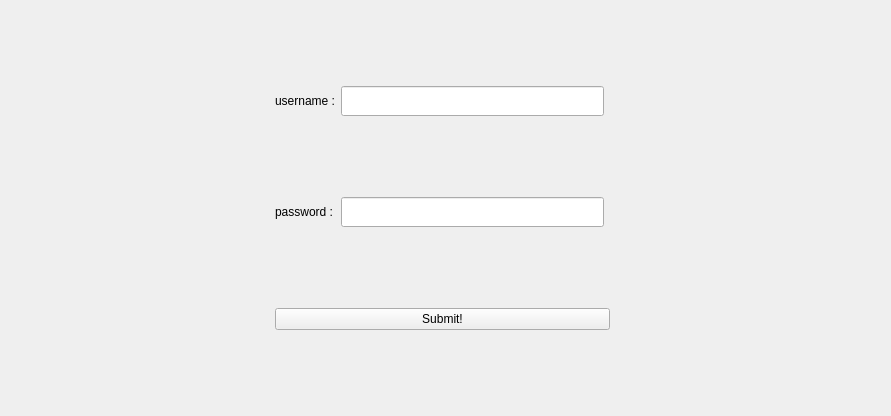
<?xml version="1.0" encoding="UTF-8"?>
<ui version="4.0">
 <class>loginui</class>
 <widget class="QWidget" name="loginui">
  <property name="geometry">
   <rect>
    <x>0</x>
    <y>0</y>
    <width>891</width>
    <height>416</height>
   </rect>
  </property>
  <property name="windowTitle">
   <string>Form</string>
  </property>
  <layout class="QGridLayout" name="gridLayout">
   <item row="0" column="3" colspan="2">
    <spacer name="horizontalSpacer">
     <property name="orientation">
      <enum>Qt::Horizontal</enum>
     </property>
     <property name="sizeHint" stdset="0">
      <size>
       <width>267</width>
       <height>20</height>
      </size>
     </property>
    </spacer>
   </item>
   <item row="0" column="0">
    <spacer name="horizontalSpacer_2">
     <property name="orientation">
      <enum>Qt::Horizontal</enum>
     </property>
     <property name="sizeHint" stdset="0">
      <size>
       <width>261</width>
       <height>20</height>
      </size>
     </property>
    </spacer>
   </item>
   <item row="0" column="1">
    <widget class="QLabel" name="usernamelabel">
     <property name="text">
      <string>username :</string>
     </property>
    </widget>
   </item>
   <item row="0" column="2">
    <widget class="QLineEdit" name="usernameLE">
     <property name="minimumSize">
      <size>
       <width>100</width>
       <height>30</height>
      </size>
     </property>
     <property name="maximumSize">
      <size>
       <width>450</width>
       <height>30</height>
      </size>
     </property>
    </widget>
   </item>
   <item row="1" column="3" colspan="2">
    <spacer name="horizontalSpacer_4">
     <property name="orientation">
      <enum>Qt::Horizontal</enum>
     </property>
     <property name="sizeHint" stdset="0">
      <size>
       <width>267</width>
       <height>20</height>
      </size>
     </property>
    </spacer>
   </item>
   <item row="1" column="1">
    <widget class="QLabel" name="passwordlabel">
     <property name="text">
      <string>password :</string>
     </property>
    </widget>
   </item>
   <item row="2" column="0">
    <spacer name="horizontalSpacer_9">
     <property name="orientation">
      <enum>Qt::Horizontal</enum>
     </property>
     <property name="sizeHint" stdset="0">
      <size>
       <width>261</width>
       <height>20</height>
      </size>
     </property>
    </spacer>
   </item>
   <item row="1" column="0">
    <spacer name="horizontalSpacer_3">
     <property name="orientation">
      <enum>Qt::Horizontal</enum>
     </property>
     <property name="sizeHint" stdset="0">
      <size>
       <width>261</width>
       <height>20</height>
      </size>
     </property>
    </spacer>
   </item>
   <item row="2" column="4">
    <spacer name="horizontalSpacer_10">
     <property name="orientation">
      <enum>Qt::Horizontal</enum>
     </property>
     <property name="sizeHint" stdset="0">
      <size>
       <width>261</width>
       <height>20</height>
      </size>
     </property>
    </spacer>
   </item>
   <item row="2" column="1" colspan="3">
    <widget class="QPushButton" name="submitbutton">
     <property name="text">
      <string>Submit!</string>
     </property>
    </widget>
   </item>
   <item row="1" column="2">
    <widget class="QLineEdit" name="passwordLE">
     <property name="minimumSize">
      <size>
       <width>100</width>
       <height>30</height>
      </size>
     </property>
     <property name="maximumSize">
      <size>
       <width>450</width>
       <height>30</height>
      </size>
     </property>
     <property name="echoMode">
      <enum>QLineEdit::Password</enum>
     </property>
    </widget>
   </item>
  </layout>
 </widget>
 <resources/>
 <connections/>
</ui>
